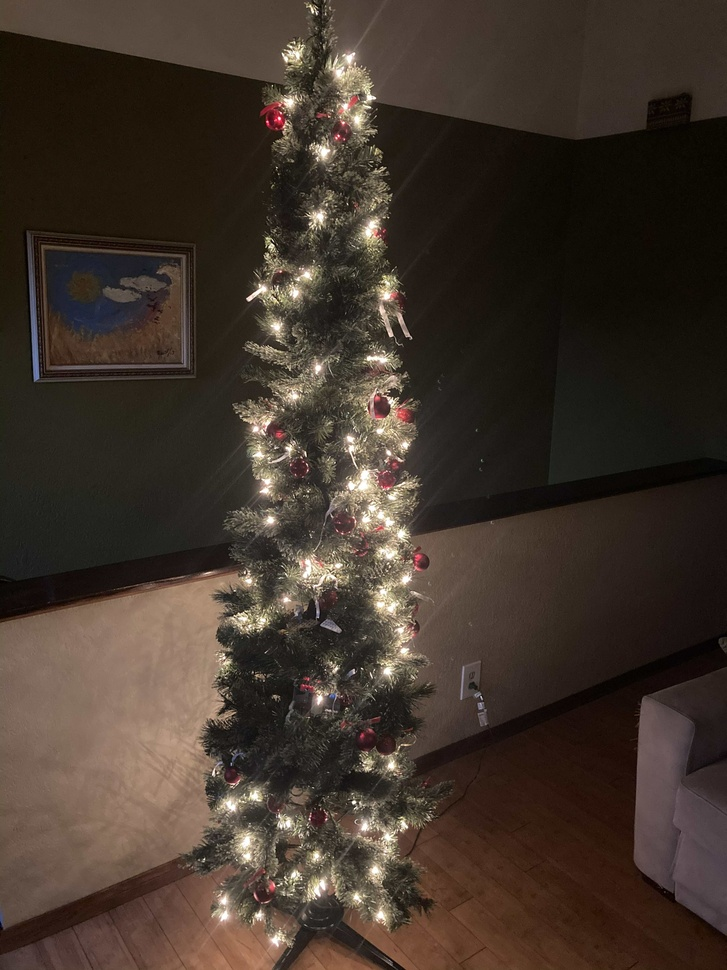
#> input picture extra credit 2/Christmas.jpg, 727 x 970 px, shrunk from 3024 x 4032 before the run
$ python ext_cr1_3658887.py
#> lines starting #> are read from the running program, lines starting #| are printed output that depends on the picture; after the words box and inside, x2 and y2 are one past the last pixel; in counts of white or black regions, pixels touching at a corner belong together
#!/usr/bin/env python3
# -*- coding: utf-8 -*-
"""
Created on Sat Dec 12 22:21:23 2020

@author: tylerpruitt
"""

import numpy as np
import matplotlib.pyplot as plt
import matplotlib.animation as animation
import sys

def image_single_color(image, color, negative=False):
    """
    Parameters
    ----------
    image : array of shape m x n x 3.
    color : int; 0=red, 1=green, 2=blue.
    value : threashold value in which all values below will be set to 0.
    negative : boolean; if True returns the negative of the filtered image; default set to False.

    Returns
    -------
    filter_image : filtered image.
    """
    filter_image = image*0
    if negative == True:
        filter_image[:,:,color] = 255 - image[:,:,color]
    elif negative == False:
        filter_image[:,:,color] = image[:,:,color]
    else:
        print('Error with parameter negative: negative must be a boolean.')

    return filter_image

def image_filter_pixel(image, threshold, intensity='same'):
    """
    Filters image by entire pixel, only shows pixels in which all colors exceed of meet threshold.

    Parameters
    ----------
    image : array of shape m x n x 3.
    threshold : threashold value in which all values below will be set to 0.
    intensity: uniform value of filtered pixels. default set to same as the input image.

    Returns
    -------
    filter_image : filtered image.
    """
    filter_image = image*0
    print('Filtering with threshold', threshold)

    for i in range(len(image)):
        for j in range(len(image[0])):
            red, green, blue = False, False, False
            for k in range(3):
                if image[i][j][k] >= threshold:
                    if k == 0:
                        red = True
                    elif k == 1:
                        green = True
                    else:
                        blue = True
            if red == True and green == True and blue == True:
                if intensity == 'same':
                    filter_image[i][j] = image[i][j]
                elif type(intensity) == int and intensity >= 0 and intensity <= 255:
                    filter_image[i][j] = intensity, intensity, intensity
                else:
                    print('Error: Intensity must be an integer between 0 and 255.')

    return filter_image

def cluster(image):
    """
    Parameters
    ----------
    image : TYPE
        DESCRIPTION.

    Returns
    -------
    record : TYPE
        DESCRIPTION.
    count : TYPE
        DESCRIPTION.
    """
    rows = len(image)
    columns = len(image[0])
    record = np.zeros((rows, columns, 3), dtype=int)
    count = 0

    for i in range(rows):
        for j in range(columns):
            if image[i][j].any():
                if not record[i][j].any() and not record[i+1][j].any() and not record[i][j+1].any() and not record[i-1][j].any() and not record[i][j-1].any() and not record[i+1][j+1].any() and not record[i-1][j-1].any() and not record[i-1][j+1].any() and not record[i+1][j-1].any():
                    record[i][j] = list(image[i][j])
                    count += 1

    return record, count

def cluster2(image, radius=1):
    """
    Parameters
    ----------
    image : TYPE
        DESCRIPTION.
    radius : TYPE, optional
        DESCRIPTION. The default is 1.

    Returns
    -------
    record : TYPE
        DESCRIPTION.
    count : TYPE
        DESCRIPTION.
    """
    rows = len(image)
    columns = len(image[0])
    record = np.zeros((rows, columns, 3), dtype=int)
    count = 0

    for i in range(rows):
        for j in range(columns):
            accept = True
            if image[i][j].any():
                for ri in range(-radius,radius+1,1):
                    for rj in range(-radius,radius+1,1):
                        if record[i+rj][j+rj].any():
                            accept = False

                if accept:
                    record[i][j] = list(image[i][j])
                    count += 1

    return record, count

try:
    img = plt.imread(sys.argv[1])
except:
    img =plt.imread('Christmas.jpg')
#> img is the input picture: shape (970, 727, 3); mean R, G, B 65.3, 53.1, 43.7

plt.imshow(img)
plt.show()

red_img = image_single_color(img, color=0)
#> in image_single_color, `filter_image = image*0`: filter_image: shape (970, 727, 3); every value is 0
#> in image_single_color, `filter_image[:,:,color] = image[:,:,color]`:
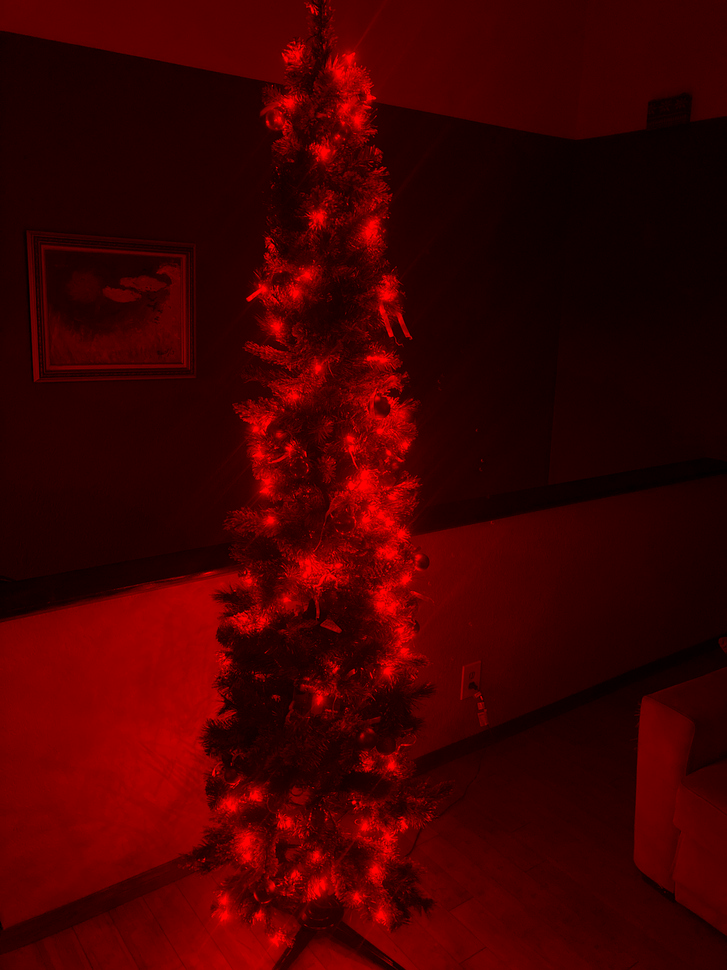
#> filter_image: shape (970, 727, 3); mean R, G, B 65.3, 0, 0
plt.imshow(red_img)
plt.show()

green_img = image_single_color(img, color=1)
#> call 2 of image_single_color, with color = 1, negative = False
#> in image_single_color (call 2), `filter_image[:,:,color] = image[:,:,color]`:
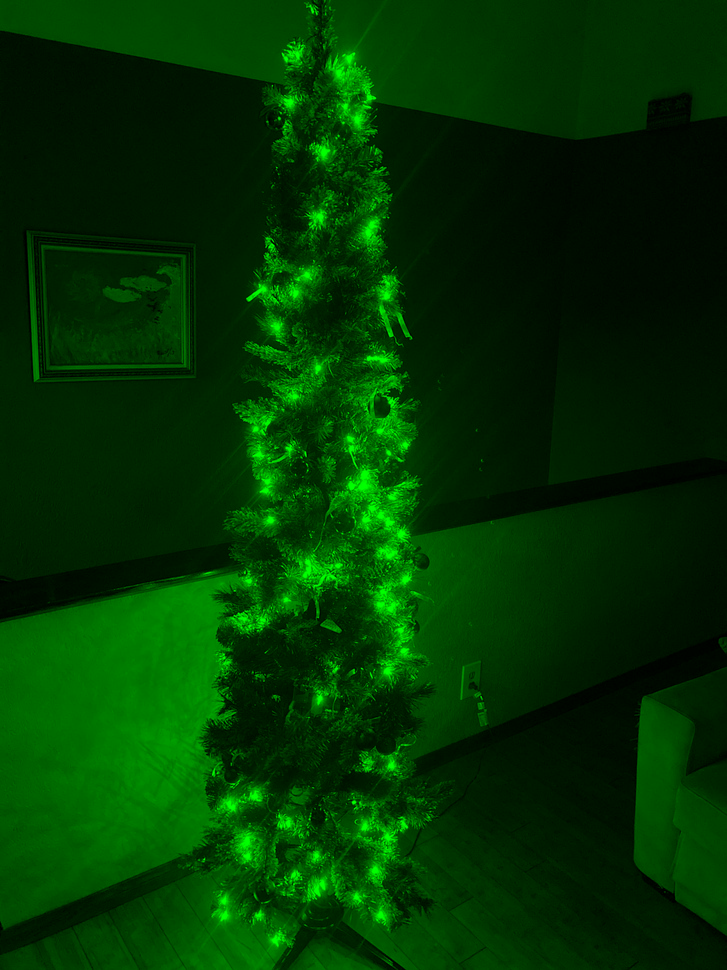
#> filter_image: shape (970, 727, 3); mean R, G, B 0, 53.1, 0
plt.imshow(green_img)
plt.show()

blue_img = image_single_color(img, color=2)
#> call 3 of image_single_color, with color = 2, negative = False
#> in image_single_color (call 3), `filter_image[:,:,color] = image[:,:,color]`:
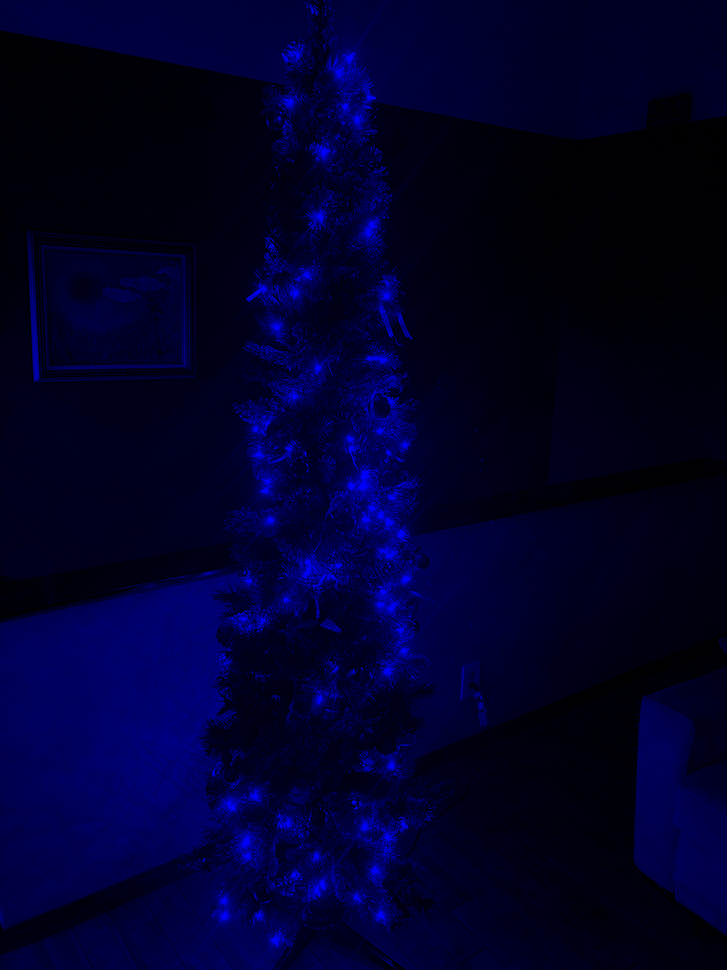
#> filter_image: shape (970, 727, 3); mean R, G, B 0, 0, 43.7
plt.imshow(blue_img)
plt.show()

filtered_img = image_filter_pixel(img, 230, 255)
#> after the loop in image_filter_pixel, `for i in range(len(image)):`:
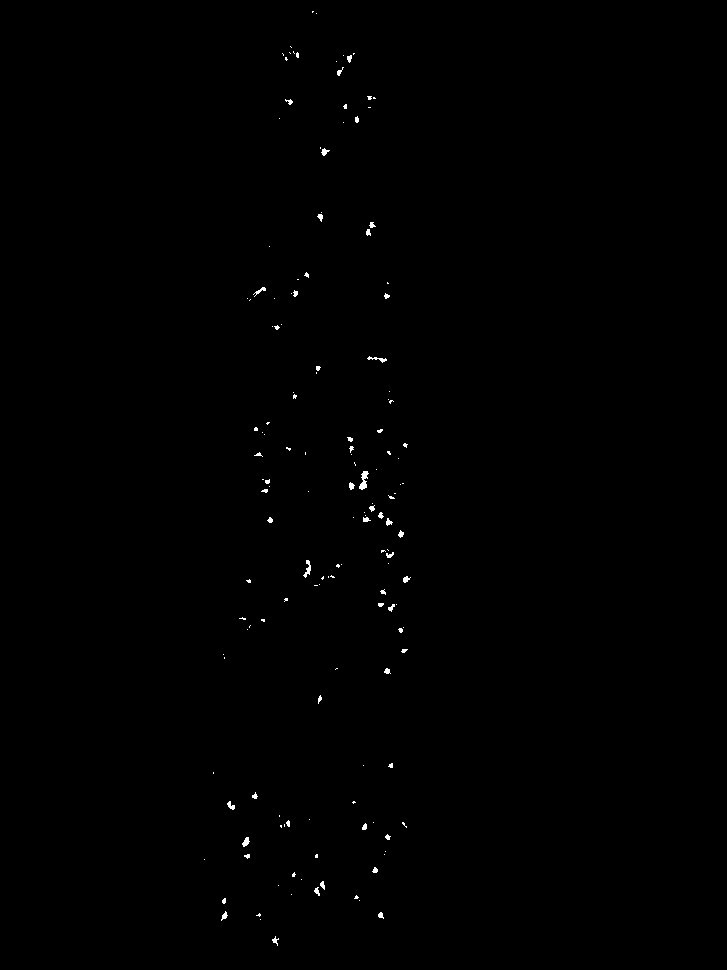
#> filter_image: shape (970, 727, 3); 0.27% white; 153 white regions (111 under 20 px), largest, box (x1, y1, x2, y2) and area: (359, 471, 369, 490) 101, (303, 560, 311, 578) 63, (367, 356, 387, 363) 50
plt.imshow(filtered_img)
plt.title('Filtered Image')
plt.show()

clustered_filtered_img, star_count = cluster(filtered_img)
#> in cluster, `rows = len(image)`: rows = 970
#> in cluster, `columns = len(image[0])`: columns = 727
#> after the loop in cluster, `for i in range(rows):`:
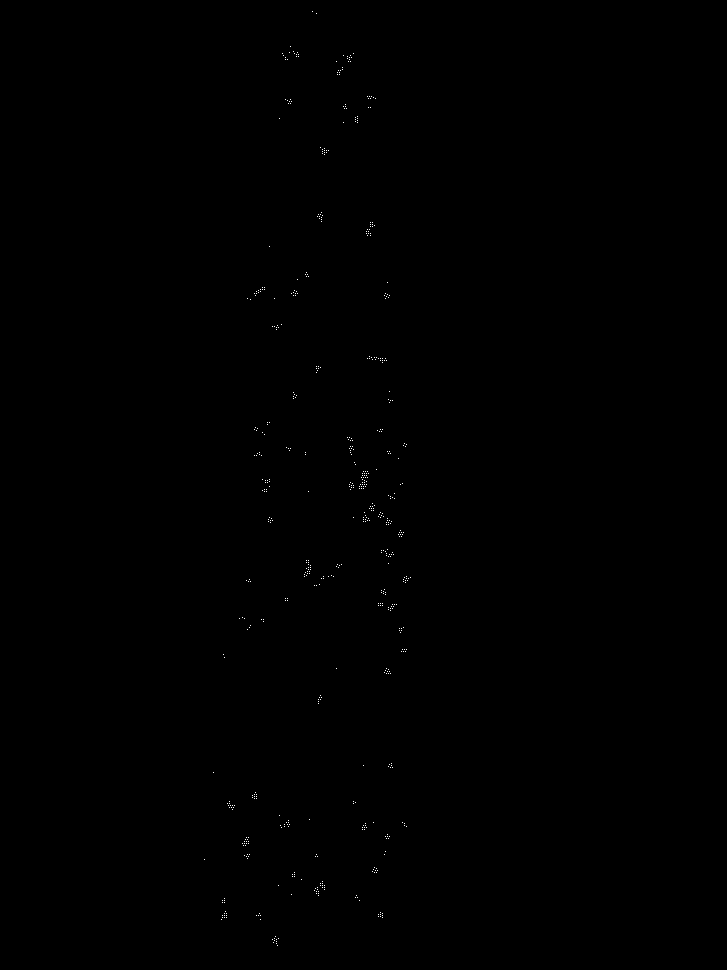
#> record: shape (970, 727, 3) int64; 0.09% white in thin lines or dots, all inside (x1, y1, x2, y2) = (204, 11, 411, 946)
#> after the loop in cluster, `for i in range(rows):`: count = 639
#> star_count = 639
plt.imshow(clustered_filtered_img)
plt.title('Clustered Image: Method 1')
plt.show()

print('star count =', star_count)
#| star count = 639

clustered_filtered_img2, star_count2 = cluster2(filtered_img)
#> in cluster2, `rows = len(image)`: rows = 970
#> in cluster2, `columns = len(image[0])`: columns = 727
#> after the loop in cluster2, `for i in range(rows):`:
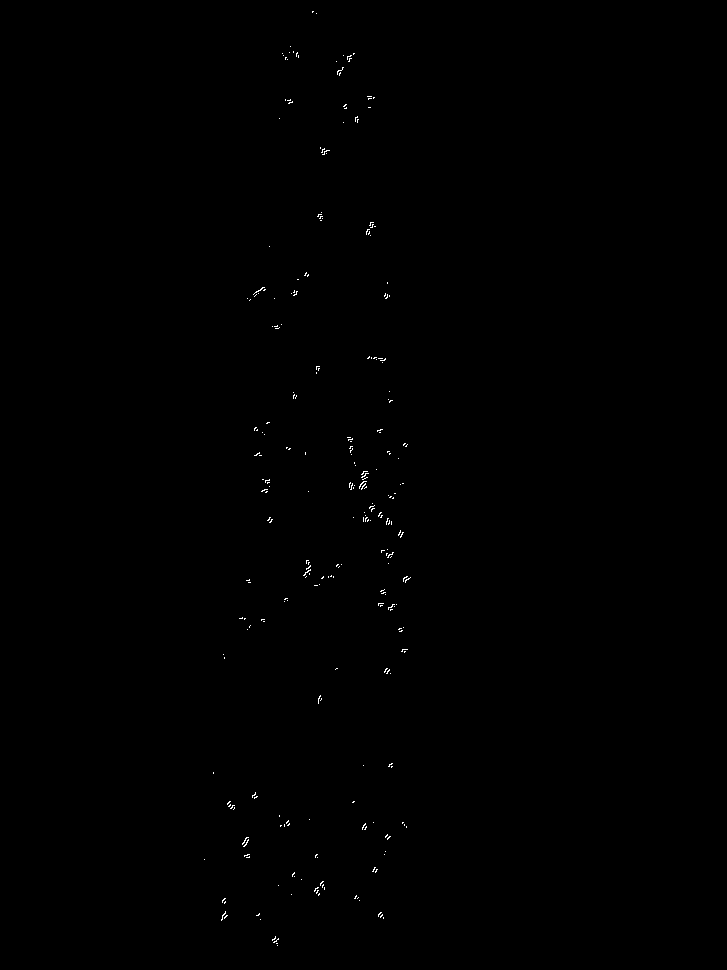
#> record: shape (970, 727, 3) int64; 0.17% white in thin lines or dots, all inside (x1, y1, x2, y2) = (204, 11, 411, 946)
#> after the loop in cluster2, `for i in range(rows):`: count = 1199
#> star_count2 = 1199
plt.imshow(clustered_filtered_img2)
plt.title('Clustered Image: Method 2')
plt.show()

print('star count 2 =', star_count2)
#| star count 2 = 1199
